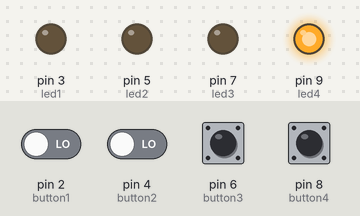
The sketch below on a simulated Arduino Uno, built with avr-gcc and run on an emulated ATmega328P. Parts: output pins drawn as LEDs (lit = HIGH). The test bench sets the inputs (shaded band); at power-on: pin 2 (button1), pin 4 (button2), pin 6 (button3), pin 8 (button4) LOW. Random numbers use the default seed unless the sketch sets one.

Above: at 16.1 s.
18.1 s: pin 2 (button1) driven HIGH and pin 4 (button2) driven HIGH
At 20.9 s:
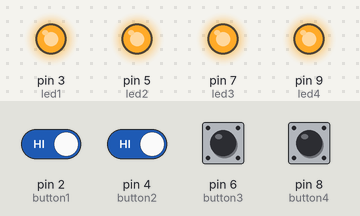
At 23.5 s:
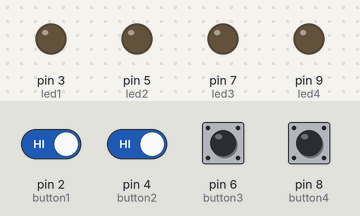
Timing chart, 0 to 33.1 s (numbered marks = the images above; inputs shaded):
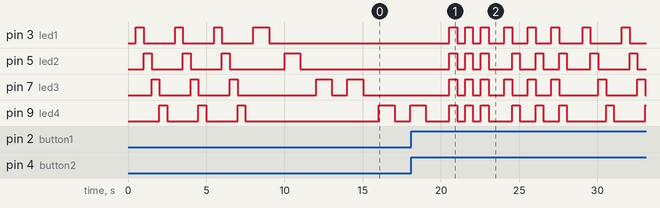

The sketch:

SimonMemoryGame_V2.3.ino
```cpp
/* Created by Tim Jin
 * Simon Memory Game on Arduino
 */

// Constants
const int button1 = 2;          // 1st button controls Yellow LED
const int button2 = 4;          // 2nd button controls Orange LED
const int button3 = 6;          // 3rd button controls Green LED
const int button4 = 8;          // 4th button controls Red LED
const int led1 = 3;             // Yellow LED
const int led2 = 5;             // Orange LED
const int led3 = 7;             // Green LED
const int led4 = 9;             // Red LED
const int speaker = 10;         // Speaker
const int tones[] = {1915, 1700, 1519, 1432, 1200, 2700, 3500};

//Variables
int buttonSeq[6];     // The sequence of the button pushed by user
int lightSeq[6];      // The sequence of LED generated by the computer randomly
int rando = 0;        // Initialize random integer between 0 and 3
int currentLevel = 0; // This variable must be 1 in order to go to the next level
int speedFactor = 5;  // Affecting the speed of the LED

void setup() {
  // Initialize inputs :
  randomSeed(analogRead(0));
  pinMode(button1, INPUT);
  pinMode(button2, INPUT);
  pinMode(button3, INPUT);
  pinMode(button4, INPUT);
  // Initialize outputs:
  pinMode(led1, OUTPUT);
  pinMode(led2, OUTPUT);
  pinMode(led3, OUTPUT);
  pinMode(led4, OUTPUT);
  // Initialize serial communication for debugging:
  // Serial.begin(9600);
}

void loop() {
  gameStart();
  while(1) {
    initiateLightSeq();
    //shows the user the current sequence
    for (int i = 0; i < 6; i++){
      int currentPin = 0;     //initialize current pin
      long timeDelay = 5000 / speedFactor;
      currentPin = ((lightSeq[i] + 1) * 2) + 1;
      digitalWrite(currentPin, HIGH);
      playTone(tones[i],timeDelay);
      digitalWrite(currentPin, LOW);
      delay(timeDelay);
    }

    // i is the current position in the sequence
    for (int i = 0; i < 6; i++) {
      int buttonPush = 0;
      // Detect button push
      while (buttonPush == 0) {
        for (int j = 0; j < 4; j++) {
          if (digitalRead((j + 1) * 2) != 0) {
            buttonPush++;
            buttonSeq[i] = j;
          }
        }
      }

      // Check button correctness
      if (buttonSeq[i] != lightSeq[i]){
        currentLevel = -1;
        break;
      } else {
        digitalWrite(((buttonSeq[i] + 1) * 2) + 1, HIGH);
        playTone(tones[i],500);
        digitalWrite(((buttonSeq[i] + 1) * 2) + 1, LOW);
        delay(500);
      }
    }

    if(currentLevel == -1){
      gameOver();
      break;
    } else if(currentLevel == 5) {
      gameWin();
      break;
    } else {
      currentLevel++;
      speedFactor++;
    }
  }
  gameWin();
}

void playTone(int tone, int duration) {
  for (long i = 0; i < duration * 1000L; i += tone * 2) {
    digitalWrite(speaker, HIGH);
    delayMicroseconds(tone);
    digitalWrite(speaker, LOW);
    delayMicroseconds(tone);
  }
}

void gameStart() {
  currentLevel = 0;     // Reset the current level
  speedFactor = 5;      // Reset speed factor
  playTone(tones[4],500);
  for (int i = 0; i < 3; i++) {
    digitalWrite(3,HIGH);
    delay(500);
    digitalWrite(3,LOW);
    digitalWrite(5,HIGH);
    delay(500);
    digitalWrite(5,LOW);
    digitalWrite(7,HIGH);
    delay(500);
    digitalWrite(7,LOW);
    digitalWrite(9,HIGH);
    delay(500);
    digitalWrite(9,LOW);
    delay(500);
  }
}

void gameWin() {
  playTone(tones[5],500);
  for (int i = 0; i < 3; i++) {
    digitalWrite(3,HIGH);
    digitalWrite(7,HIGH);
    delay(500);
    digitalWrite(3,LOW);
    digitalWrite(7,LOW);
    digitalWrite(5,HIGH);
    digitalWrite(9,HIGH);
    delay(500);
    digitalWrite(5,LOW);
    digitalWrite(9,LOW);
    delay(500);
  }
}

void gameOver() {
  playTone(tones[6],500);
  for (int i = 0; i < 3; i++) {
    digitalWrite(3,HIGH);
    digitalWrite(5,HIGH);
    digitalWrite(7,HIGH);
    digitalWrite(9,HIGH);
    delay(500);
    digitalWrite(3,LOW);
    digitalWrite(5,LOW);
    digitalWrite(7,LOW);
    digitalWrite(9,LOW);
    delay(500);
  }
}

void initiateLightSeq(){
  //initialize the LED sequence
  for(int i = 0; i < 6; i++) {
    buttonSeq[i] = 0;         // Clear the button sequence
    lightSeq[i] = 0;          // Clear the LED sequence
    long rand_num = random(1,200);
    if (rand_num <= 50)
      rando=0;
    else if (rand_num>50 && rand_num<=100)
      rando=1;
    else if (rand_num>100 && rand_num<=150)
      rando=2;
    else if (rand_num<=200)
      rando=3;
    lightSeq[i] = rando;      // Save the random LED sequence
  }
}
```

Measured:
- after the input at 18.1 s, pin 3 (led1): LOW → HIGH after 2.4 s, → LOW 0.50 s later, → HIGH 0.50 s later, → LOW 0.50 s later, … (16 changes in this stretch); pin 5 (led2): LOW → HIGH after 2.4 s, → LOW 0.50 s later, → HIGH 0.50 s later, → LOW 0.50 s later, … (16 changes in this stretch)
